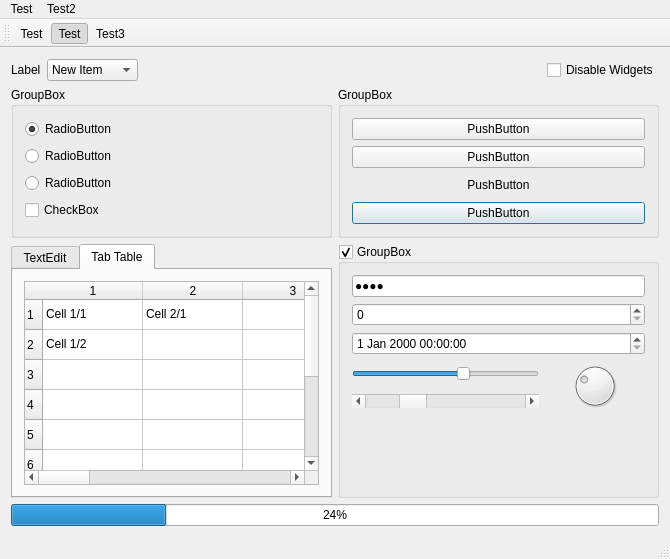
<?xml version="1.0" encoding="UTF-8"?>
<ui version="4.0">
 <class>MainWindow</class>
 <widget class="QMainWindow" name="MainWindow">
  <property name="geometry">
   <rect>
    <x>0</x>
    <y>0</y>
    <width>670</width>
    <height>559</height>
   </rect>
  </property>
  <property name="windowTitle">
   <string>MainWindow</string>
  </property>
  <widget class="QWidget" name="centralWidget">
   <layout class="QGridLayout" name="gridLayout_2">
    <item row="0" column="0" colspan="2">
     <layout class="QHBoxLayout" name="horizontalLayout">
      <item>
       <widget class="QLabel" name="label">
        <property name="text">
         <string>Label</string>
        </property>
       </widget>
      </item>
      <item>
       <widget class="QComboBox" name="comboBox">
        <item>
         <property name="text">
          <string>New Item</string>
         </property>
        </item>
        <item>
         <property name="text">
          <string>New Item 2</string>
         </property>
        </item>
        <item>
         <property name="text">
          <string>New Item 3</string>
         </property>
        </item>
       </widget>
      </item>
      <item>
       <spacer name="horizontalSpacer">
        <property name="orientation">
         <enum>Qt::Horizontal</enum>
        </property>
        <property name="sizeHint" stdset="0">
         <size>
          <width>40</width>
          <height>20</height>
         </size>
        </property>
       </spacer>
      </item>
      <item>
       <widget class="QCheckBox" name="checkBox_4">
        <property name="text">
         <string>Disable Widgets</string>
        </property>
        <property name="checked">
         <bool>false</bool>
        </property>
       </widget>
      </item>
     </layout>
    </item>
    <item row="1" column="0">
     <widget class="QGroupBox" name="groupBox">
      <property name="title">
       <string>GroupBox</string>
      </property>
      <layout class="QVBoxLayout" name="verticalLayout_4">
       <item>
        <widget class="QRadioButton" name="radioButton">
         <property name="toolTipDuration">
          <number>-10</number>
         </property>
         <property name="text">
          <string>RadioButton</string>
         </property>
         <property name="checked">
          <bool>true</bool>
         </property>
        </widget>
       </item>
       <item>
        <widget class="QRadioButton" name="radioButton_2">
         <property name="text">
          <string>RadioButton</string>
         </property>
        </widget>
       </item>
       <item>
        <widget class="QRadioButton" name="radioButton_3">
         <property name="text">
          <string>RadioButton</string>
         </property>
        </widget>
       </item>
       <item>
        <widget class="QCheckBox" name="checkBox">
         <property name="text">
          <string>CheckBox</string>
         </property>
         <property name="checkable">
          <bool>true</bool>
         </property>
         <property name="checked">
          <bool>false</bool>
         </property>
         <property name="autoExclusive">
          <bool>false</bool>
         </property>
         <property name="tristate">
          <bool>true</bool>
         </property>
        </widget>
       </item>
      </layout>
     </widget>
    </item>
    <item row="1" column="1">
     <widget class="QGroupBox" name="groupBox_2">
      <property name="title">
       <string>GroupBox</string>
      </property>
      <layout class="QVBoxLayout" name="verticalLayout_3">
       <item>
        <widget class="QPushButton" name="pushButton">
         <property name="text">
          <string>PushButton</string>
         </property>
        </widget>
       </item>
       <item>
        <widget class="QPushButton" name="pushButton_2">
         <property name="text">
          <string>PushButton</string>
         </property>
         <property name="checkable">
          <bool>true</bool>
         </property>
        </widget>
       </item>
       <item>
        <widget class="QPushButton" name="pushButton_3">
         <property name="text">
          <string>PushButton</string>
         </property>
         <property name="flat">
          <bool>true</bool>
         </property>
        </widget>
       </item>
       <item>
        <widget class="QPushButton" name="pushButton_4">
         <property name="text">
          <string>PushButton</string>
         </property>
         <property name="default">
          <bool>true</bool>
         </property>
        </widget>
       </item>
      </layout>
     </widget>
    </item>
    <item row="2" column="0">
     <widget class="QTabWidget" name="tabWidget">
      <property name="currentIndex">
       <number>1</number>
      </property>
      <widget class="QWidget" name="tab">
       <attribute name="title">
        <string>TextEdit</string>
       </attribute>
       <layout class="QVBoxLayout" name="verticalLayout">
        <item>
         <widget class="QTextEdit" name="textEdit">
          <property name="html">
           <string>&lt;!DOCTYPE HTML PUBLIC &quot;-//W3C//DTD HTML 4.0//EN&quot; &quot;http://www.w3.org/TR/REC-html40/strict.dtd&quot;&gt;
&lt;html&gt;&lt;head&gt;&lt;meta name=&quot;qrichtext&quot; content=&quot;1&quot; /&gt;&lt;style type=&quot;text/css&quot;&gt;
p, li { white-space: pre-wrap; }
&lt;/style&gt;&lt;/head&gt;&lt;body style=&quot; font-family:'Ubuntu'; font-size:11pt; font-weight:400; font-style:normal;&quot;&gt;
&lt;p style=&quot; margin-top:0px; margin-bottom:0px; margin-left:0px; margin-right:0px; -qt-block-indent:0; text-indent:0px;&quot;&gt;&lt;span style=&quot; font-family:'.SF NS Text'; font-size:13pt;&quot;&gt;test&lt;br /&gt;test&lt;br /&gt;test&lt;br /&gt;test&lt;br /&gt;test&lt;br /&gt;test&lt;br /&gt;test&lt;br /&gt;test&lt;br /&gt;test&lt;br /&gt;test&lt;br /&gt;test&lt;br /&gt;test&lt;br /&gt;test&lt;br /&gt;test&lt;br /&gt;test&lt;br /&gt;test&lt;br /&gt;test&lt;br /&gt;test&lt;br /&gt;test&lt;br /&gt;test&lt;br /&gt;test&lt;br /&gt;test&lt;br /&gt;test&lt;br /&gt;test&lt;br /&gt;test&lt;br /&gt;test&lt;br /&gt;test&lt;br /&gt;test&lt;br /&gt;test&lt;br /&gt;test&lt;br /&gt;test&lt;br /&gt;test&lt;br /&gt;test&lt;br /&gt;test&lt;br /&gt;test&lt;br /&gt;test&lt;br /&gt;test&lt;br /&gt;test&lt;br /&gt;test&lt;br /&gt;test&lt;br /&gt;test&lt;br /&gt;test&lt;br /&gt;test&lt;br /&gt;test&lt;br /&gt;test&lt;br /&gt;test&lt;br /&gt;test&lt;br /&gt;test&lt;br /&gt;test&lt;br /&gt;test&lt;br /&gt;test&lt;br /&gt;test&lt;br /&gt;test&lt;br /&gt;test&lt;br /&gt;test&lt;br /&gt;test&lt;br /&gt;test&lt;br /&gt;test&lt;br /&gt;test&lt;br /&gt;test&lt;br /&gt;test&lt;br /&gt;test&lt;br /&gt;test&lt;br /&gt;test&lt;br /&gt;test&lt;br /&gt;test&lt;br /&gt;&lt;/span&gt;&lt;/p&gt;&lt;/body&gt;&lt;/html&gt;</string>
          </property>
         </widget>
        </item>
       </layout>
      </widget>
      <widget class="QWidget" name="tab_2">
       <attribute name="title">
        <string>Tab Table</string>
       </attribute>
       <layout class="QVBoxLayout" name="verticalLayout_2">
        <item>
         <widget class="QTableWidget" name="tableWidget">
          <row>
           <property name="text">
            <string>1</string>
           </property>
          </row>
          <row>
           <property name="text">
            <string>2</string>
           </property>
          </row>
          <row>
           <property name="text">
            <string>3</string>
           </property>
          </row>
          <row>
           <property name="text">
            <string>4</string>
           </property>
          </row>
          <row>
           <property name="text">
            <string>5</string>
           </property>
          </row>
          <row>
           <property name="text">
            <string>6</string>
           </property>
          </row>
          <row>
           <property name="text">
            <string>7</string>
           </property>
          </row>
          <row>
           <property name="text">
            <string>8</string>
           </property>
          </row>
          <row>
           <property name="text">
            <string>9</string>
           </property>
          </row>
          <row>
           <property name="text">
            <string>10</string>
           </property>
          </row>
          <column>
           <property name="text">
            <string>1</string>
           </property>
          </column>
          <column>
           <property name="text">
            <string>2</string>
           </property>
          </column>
          <column>
           <property name="text">
            <string>3</string>
           </property>
          </column>
          <column>
           <property name="text">
            <string>4</string>
           </property>
          </column>
          <column>
           <property name="text">
            <string>5</string>
           </property>
          </column>
          <column>
           <property name="text">
            <string>6</string>
           </property>
          </column>
          <column>
           <property name="text">
            <string>7</string>
           </property>
          </column>
          <column>
           <property name="text">
            <string>8</string>
           </property>
          </column>
          <column>
           <property name="text">
            <string>9</string>
           </property>
          </column>
          <column>
           <property name="text">
            <string>10</string>
           </property>
          </column>
          <item row="0" column="0">
           <property name="text">
            <string>Cell 1/1</string>
           </property>
          </item>
          <item row="0" column="1">
           <property name="text">
            <string>Cell 2/1</string>
           </property>
          </item>
          <item row="1" column="0">
           <property name="text">
            <string>Cell 1/2</string>
           </property>
          </item>
         </widget>
        </item>
       </layout>
      </widget>
     </widget>
    </item>
    <item row="2" column="1">
     <widget class="QGroupBox" name="groupBox_3">
      <property name="title">
       <string>GroupBox</string>
      </property>
      <property name="checkable">
       <bool>true</bool>
      </property>
      <layout class="QGridLayout" name="gridLayout">
       <item row="3" column="1" rowspan="2">
        <widget class="QDial" name="dial">
         <property name="value">
          <number>30</number>
         </property>
        </widget>
       </item>
       <item row="2" column="0" colspan="2">
        <widget class="QDateTimeEdit" name="dateTimeEdit"/>
       </item>
       <item row="3" column="0">
        <widget class="QSlider" name="horizontalSlider">
         <property name="value">
          <number>60</number>
         </property>
         <property name="orientation">
          <enum>Qt::Horizontal</enum>
         </property>
        </widget>
       </item>
       <item row="1" column="0" colspan="2">
        <widget class="QSpinBox" name="spinBox"/>
       </item>
       <item row="4" column="0">
        <widget class="QScrollBar" name="horizontalScrollBar">
         <property name="value">
          <number>25</number>
         </property>
         <property name="orientation">
          <enum>Qt::Horizontal</enum>
         </property>
        </widget>
       </item>
       <item row="0" column="0" colspan="2">
        <widget class="QLineEdit" name="lineEdit">
         <property name="text">
          <string>test</string>
         </property>
         <property name="echoMode">
          <enum>QLineEdit::Password</enum>
         </property>
        </widget>
       </item>
       <item row="5" column="0" colspan="2">
        <spacer name="verticalSpacer">
         <property name="orientation">
          <enum>Qt::Vertical</enum>
         </property>
         <property name="sizeHint" stdset="0">
          <size>
           <width>20</width>
           <height>40</height>
          </size>
         </property>
        </spacer>
       </item>
      </layout>
     </widget>
    </item>
    <item row="3" column="0" colspan="2">
     <widget class="QProgressBar" name="progressBar">
      <property name="value">
       <number>24</number>
      </property>
     </widget>
    </item>
   </layout>
  </widget>
  <widget class="QMenuBar" name="menuBar">
   <property name="geometry">
    <rect>
     <x>0</x>
     <y>0</y>
     <width>670</width>
     <height>22</height>
    </rect>
   </property>
   <widget class="QMenu" name="menuTest">
    <property name="title">
     <string>Test</string>
    </property>
    <addaction name="actionTest"/>
    <addaction name="actionTest_2"/>
    <addaction name="separator"/>
    <addaction name="actionTest_3"/>
   </widget>
   <widget class="QMenu" name="menuTest2">
    <property name="title">
     <string>Test2</string>
    </property>
    <widget class="QMenu" name="menuTest2_2">
     <property name="title">
      <string>Test2</string>
     </property>
     <addaction name="actionTest3"/>
     <addaction name="actionTest3_2"/>
    </widget>
    <addaction name="menuTest2_2"/>
   </widget>
   <addaction name="menuTest"/>
   <addaction name="menuTest2"/>
  </widget>
  <widget class="QToolBar" name="mainToolBar">
   <attribute name="toolBarArea">
    <enum>TopToolBarArea</enum>
   </attribute>
   <attribute name="toolBarBreak">
    <bool>false</bool>
   </attribute>
   <addaction name="actionTest"/>
   <addaction name="actionTest_2"/>
   <addaction name="actionTest3"/>
  </widget>
  <widget class="QStatusBar" name="statusBar"/>
  <action name="actionTest">
   <property name="text">
    <string>Test</string>
   </property>
  </action>
  <action name="actionTest_2">
   <property name="checkable">
    <bool>true</bool>
   </property>
   <property name="checked">
    <bool>true</bool>
   </property>
   <property name="text">
    <string>Test</string>
   </property>
  </action>
  <action name="actionTest_3">
   <property name="checkable">
    <bool>true</bool>
   </property>
   <property name="text">
    <string>Test</string>
   </property>
  </action>
  <action name="actionTest3">
   <property name="text">
    <string>Test3</string>
   </property>
  </action>
  <action name="actionTest3_2">
   <property name="text">
    <string>Test3</string>
   </property>
  </action>
 </widget>
 <layoutdefault spacing="6" margin="11"/>
 <resources/>
 <connections>
  <connection>
   <sender>checkBox_4</sender>
   <signal>toggled(bool)</signal>
   <receiver>groupBox_2</receiver>
   <slot>setDisabled(bool)</slot>
   <hints>
    <hint type="sourcelabel">
     <x>543</x>
     <y>70</y>
    </hint>
    <hint type="destinationlabel">
     <x>376</x>
     <y>97</y>
    </hint>
   </hints>
  </connection>
  <connection>
   <sender>checkBox_4</sender>
   <signal>toggled(bool)</signal>
   <receiver>groupBox</receiver>
   <slot>setDisabled(bool)</slot>
   <hints>
    <hint type="sourcelabel">
     <x>617</x>
     <y>70</y>
    </hint>
    <hint type="destinationlabel">
     <x>47</x>
     <y>104</y>
    </hint>
   </hints>
  </connection>
  <connection>
   <sender>checkBox_4</sender>
   <signal>toggled(bool)</signal>
   <receiver>tabWidget</receiver>
   <slot>setDisabled(bool)</slot>
   <hints>
    <hint type="sourcelabel">
     <x>623</x>
     <y>74</y>
    </hint>
    <hint type="destinationlabel">
     <x>234</x>
     <y>264</y>
    </hint>
   </hints>
  </connection>
  <connection>
   <sender>checkBox_4</sender>
   <signal>toggled(bool)</signal>
   <receiver>groupBox_3</receiver>
   <slot>setDisabled(bool)</slot>
   <hints>
    <hint type="sourcelabel">
     <x>503</x>
     <y>80</y>
    </hint>
    <hint type="destinationlabel">
     <x>503</x>
     <y>262</y>
    </hint>
   </hints>
  </connection>
  <connection>
   <sender>checkBox_4</sender>
   <signal>toggled(bool)</signal>
   <receiver>progressBar</receiver>
   <slot>setDisabled(bool)</slot>
   <hints>
    <hint type="sourcelabel">
     <x>631</x>
     <y>73</y>
    </hint>
    <hint type="destinationlabel">
     <x>607</x>
     <y>517</y>
    </hint>
   </hints>
  </connection>
  <connection>
   <sender>checkBox_4</sender>
   <signal>toggled(bool)</signal>
   <receiver>mainToolBar</receiver>
   <slot>setDisabled(bool)</slot>
   <hints>
    <hint type="sourcelabel">
     <x>648</x>
     <y>71</y>
    </hint>
    <hint type="destinationlabel">
     <x>105</x>
     <y>33</y>
    </hint>
   </hints>
  </connection>
  <connection>
   <sender>checkBox_4</sender>
   <signal>toggled(bool)</signal>
   <receiver>menuBar</receiver>
   <slot>setDisabled(bool)</slot>
   <hints>
    <hint type="sourcelabel">
     <x>634</x>
     <y>73</y>
    </hint>
    <hint type="destinationlabel">
     <x>64</x>
     <y>7</y>
    </hint>
   </hints>
  </connection>
  <connection>
   <sender>checkBox_4</sender>
   <signal>toggled(bool)</signal>
   <receiver>statusBar</receiver>
   <slot>setDisabled(bool)</slot>
   <hints>
    <hint type="sourcelabel">
     <x>650</x>
     <y>70</y>
    </hint>
    <hint type="destinationlabel">
     <x>533</x>
     <y>549</y>
    </hint>
   </hints>
  </connection>
  <connection>
   <sender>checkBox_4</sender>
   <signal>toggled(bool)</signal>
   <receiver>comboBox</receiver>
   <slot>setDisabled(bool)</slot>
   <hints>
    <hint type="sourcelabel">
     <x>626</x>
     <y>70</y>
    </hint>
    <hint type="destinationlabel">
     <x>297</x>
     <y>65</y>
    </hint>
   </hints>
  </connection>
  <connection>
   <sender>checkBox_4</sender>
   <signal>toggled(bool)</signal>
   <receiver>label</receiver>
   <slot>setDisabled(bool)</slot>
   <hints>
    <hint type="sourcelabel">
     <x>639</x>
     <y>78</y>
    </hint>
    <hint type="destinationlabel">
     <x>28</x>
     <y>66</y>
    </hint>
   </hints>
  </connection>
 </connections>
</ui>
